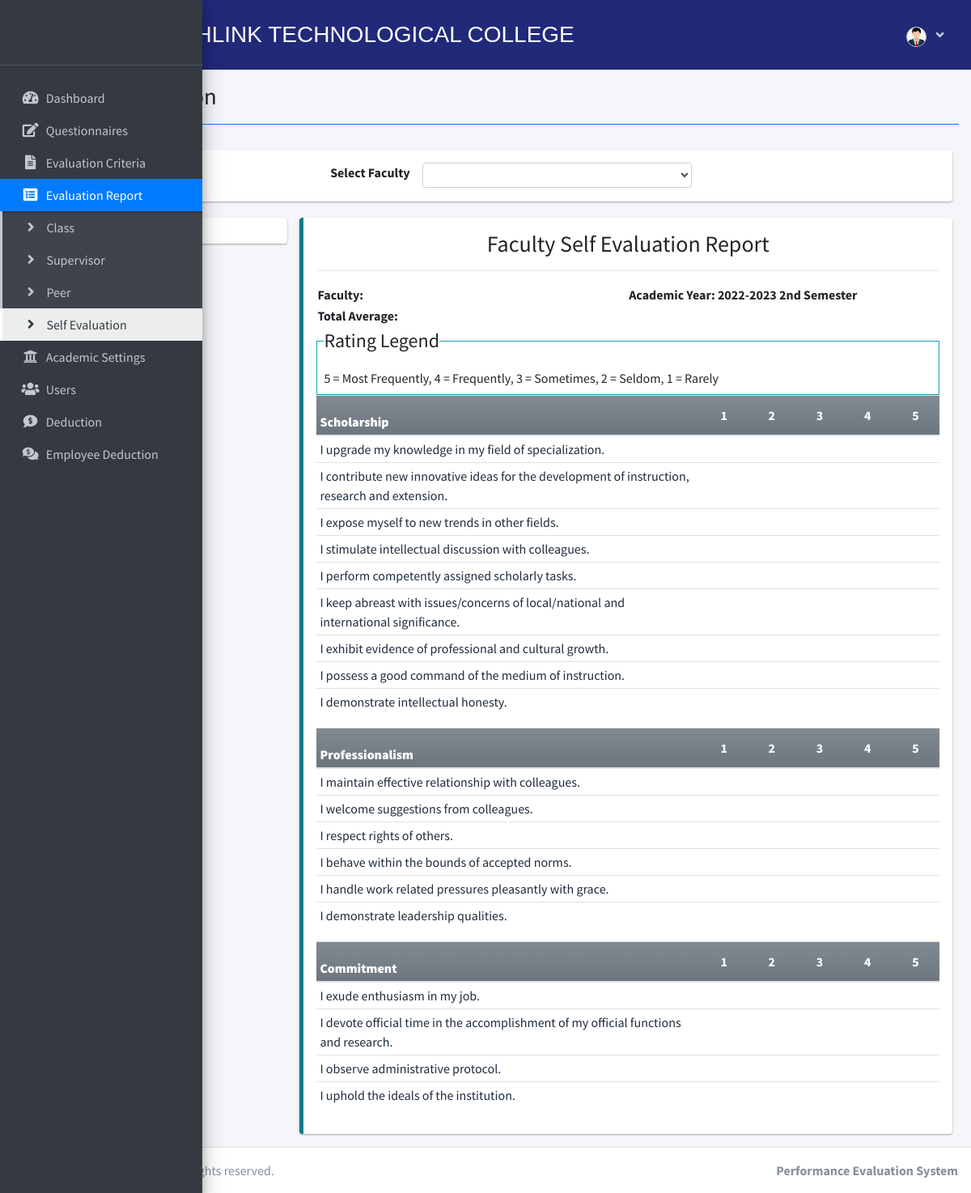
Page /index.php?page=self_evaluation (signed in) on the committed database.
### tables this page shows
CREATE TABLE `criteria_list` (
  `id` int(30) NOT NULL,
  `criteria` text NOT NULL,
  `type` int(10) NOT NULL COMMENT '(1=student, 2=faculty, 3=supervisor)',
  `order_by` int(30) NOT NULL
);

CREATE TABLE `faculty_que` (
  `id` int(10) NOT NULL,
  `question` text NOT NULL,
  `criteria_id` int(10) NOT NULL,
  `academic_id` int(10) NOT NULL,
  `order_by` int(10) NOT NULL
);

### admin/self_evaluation.php (the view, shortened to what this page needs)
<?php $faculty_id = isset($_GET['fid']) ? $_GET['fid'] : ''; ?>
<?php
function ordinal_suffix($num)
{
	$num = $num % 100;
	if ($num < 11 || $num > 13) {
		switch ($num % 10) {
			case 2:
				return $num . 'nd';
		}
	}
	return $num . 'th';
}
?>
<div class="col-lg-12">
	<div class="callout callout-info">
		<div class="d-flex w-100 justify-content-center align-items-center">
			<label for="faculty">Select Faculty</label>
			<div class=" mx-2 col-md-4">
				<select name="" id="faculty_id" class="form-control form-control-sm select2">
					<option value=""></option>
					<?php
					$faculty = $conn->query("SELECT *,concat(firstname,' ',lastname) as name FROM faculty_list order by concat(firstname,' ',lastname) asc");
					while ($row = $faculty->fetch_assoc()):
						?>
						<option value="<?php echo $row['id'] ?>" <?php echo isset($faculty_id) && $faculty_id == $row['id'] ? "selected" : "" ?>><?php echo ucwords($row['name']) ?></option>
					<?php endwhile; ?>
				</select>
			</div>
		</div>
	</div>
	<div class="row">
	</div>
	<div class="row">
		<div class="col-md-3">
			<div class="callout callout-info">
			</div>
		</div>
		<div class="col-md-9">
			<div class="callout callout-info" id="printable">
				<div>
					<h3 class="text-center">Faculty Self Evaluation Report</h3>
					<hr>
					<table width="100%">
						<tr>
							<td width="50%">
								<p><b>Faculty: <span id="fname"></span></b></p>
							</td>
							<td width="50%">
								<p><b>Academic Year: <span id="ay">
											<?php echo $_SESSION['academic']['year'] . ' ' . (ordinal_suffix($_SESSION['academic']['semester'])) ?>
											Semester
										</span></b></p>
							</td>
						</tr>
						<tr>
							<td width="50%">
								<p><b>Total Average: <span id="overallAverage"></span></b></p>
							</td>
						</tr>
					</table>
				</div>
				<fieldset class="border border-info p-2 w-100">
					<legend class="w-auto">Rating Legend</legend>
					<p>5 = Most Frequently, 4 = Frequently, 3 = Sometimes, 2 = Seldom, 1 = Rarely</p>
				</fieldset>
				<?php
				$criteria = $conn->query("SELECT * FROM criteria_list where id in (SELECT criteria_id FROM faculty_que where academic_id = {$_SESSION['academic']['id']} ) order by abs(order_by) asc ");
				while ($crow = $criteria->fetch_assoc()):
					?>
					<table class="table table-condensed wborder">
						<thead>
							<tr class="bg-gradient-secondary">
								<th class=" p-1"><b>
										<?php echo $crow['criteria'] ?>
									</b></th>
								<th width="5%" class="text-center">1</th>
								<th width="5%" class="text-center">2</th>
								<th width="5%" class="text-center">3</th>
								<th width="5%" class="text-center">4</th>
								<th width="5%" class="text-center">5</th>
							</tr>
						</thead>
						<tbody class="tr-sortable">
							<?php
							$questions = $conn->query("SELECT * FROM faculty_que where criteria_id = {$crow['id']} and academic_id = {$_SESSION['academic']['id']} order by abs(order_by) asc ");
							while ($row = $questions->fetch_assoc()):
								?>
								<tr class="bg-white">
									<td class="p-1" width="40%">
										<?php echo $row['question'] ?>
									</td>
									<?php for ($c = 1; $c <= 5; $c++): ?>
										<td class="text-center">
						</div>
						</td>
					<?php endfor; ?>
					</tr>
				<?php endwhile; ?>
				</tbody>
				</table>
			<?php endwhile; ?>

### rows in the picture
criteria_list: criteria "Scholarship"
faculty_que: question "I upgrade my knowledge in my field of specialization."
faculty_que: question "I contribute new innovative ideas for the development of instruction, research and extension."
faculty_que: question "I expose myself to new trends in other fields."
faculty_que: question "I stimulate intellectual discussion with colleagues."
faculty_que: question "I perform competently assigned scholarly tasks."
faculty_que: question "I keep abreast with issues/concerns of local/national and international significance."
faculty_que: question "I exhibit evidence of professional and cultural growth."
faculty_que: question "I possess a good command of the medium of instruction."
faculty_que: question "I demonstrate intellectual honesty."
criteria_list: criteria "Professionalism"
faculty_que: question "I maintain effective relationship with colleagues."
faculty_que: question "I welcome suggestions from colleagues."
faculty_que: question "I respect rights of others."
faculty_que: question "I behave within the bounds of accepted norms."
faculty_que: question "I handle work related pressures pleasantly with grace."
faculty_que: question "I demonstrate leadership qualities."
criteria_list: criteria "Commitment"
faculty_que: question "I exude enthusiasm in my job."
faculty_que: question "I devote official time in the accomplishment of my official functions and research."
faculty_que: question "I observe administrative protocol."
faculty_que: question "I uphold the ideals of the institution."

### other values in the picture
$title "Self Evaluation"
$_SESSION['academic']['year'] "2022-2023"
ordinal_suffix($_SESSION['academic']['semester']) "2nd"
$_SESSION['system']['name'] "Performance Evaluation System"
